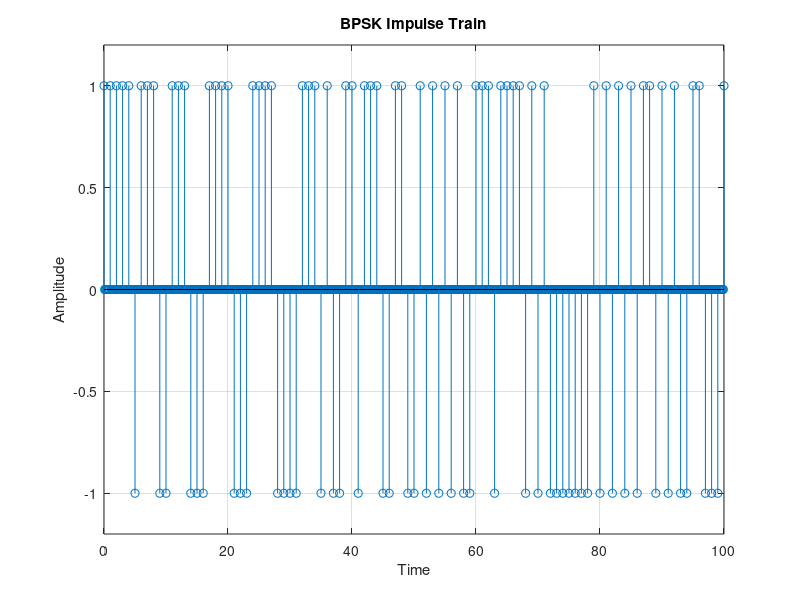
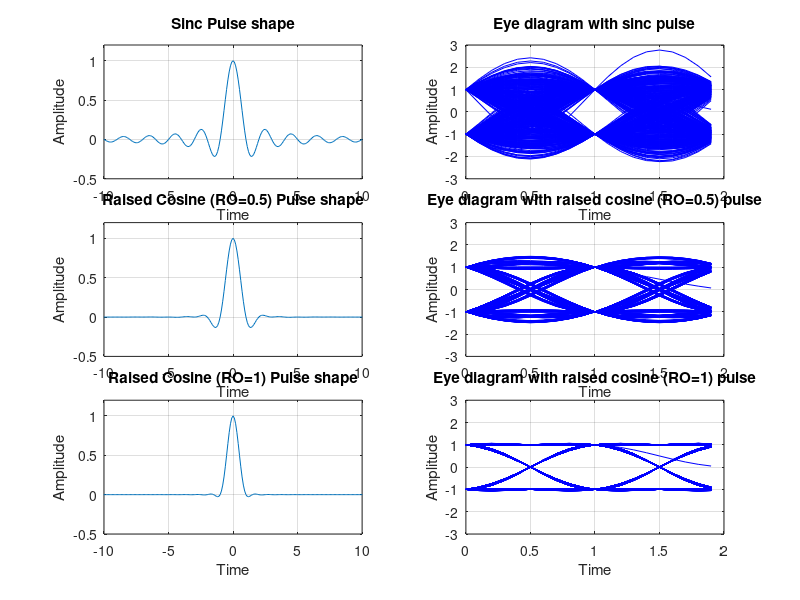

The MATLAB source for these figures, in order: (Note: this script raises an error after producing the figures.)
% Parameters
fs = 10;                                    % Sample freq
nSymbols = 1000;                            % No of symbols
t = -10*fs:1/fs:9.99*fs;                    % time
ts = 0:1/fs:9999/fs;


% Generating BPSK symbols
symbols = 2*(rand(1,nSymbols)>0.5)-1;
symbols_upsampled = [symbols;zeros(fs-1,length(symbols))];
symbols_upsampled = symbols_upsampled(:).';

stem(ts, symbols_upsampled); xlabel('Time'); ylabel('Amplitude');
title('BPSK Impulse Train');
axis([0 100 -1.2 1.2]); grid on; 


% Sinc filter convolution
sinc_num = sin(pi*t);
sinc_den = (pi*t); 
sinc_zero = find(abs(sinc_den) < 10^-10);   % Finding the t=0 position
sinc_filter = sinc_num./sinc_den; 
sinc_filter(sinc_zero) = 1; 

tx_signal_sinc = conv(symbols_upsampled, sinc_filter, 'same');
tx_signal_sinc_trimmed = tx_signal_sinc(1:10000);


% Raised cosine filter (RO = 0.5)
roll_off = 0.5;
cos_num= cos(roll_off*pi*t);
cos_den = (1 - (2 * roll_off * t).^2);
cos_zero = abs(cos_den)<10^-10;
Raised_cosine = cos_num./cos_den;
Raised_cosine(cos_zero) = pi/4;
rc_roll05 = sinc_filter.*Raised_cosine;

tx_signal_rcroll05 = conv(symbols_upsampled, rc_roll05, 'same');
tx_signal_rcroll05_trimmed = tx_signal_rcroll05(1:10000);

% Raised cosine filter (RO = 1)
roll_off = 1;
cos_num= cos(roll_off*pi*t);
cos_den = (1 - (2 * roll_off * t).^2);
cos_zero = abs(cos_den)<10^-10;
Raised_cosine = cos_num./cos_den;
Raised_cosine(cos_zero) = pi/4;
rc_roll1 = sinc_filter.*Raised_cosine;

tx_signal_rcroll1 = conv(symbols_upsampled, rc_roll1, 'same');
tx_signal_rcroll1_trimmed = tx_signal_rcroll1(1:10000);


% Eye diagrams
conv_tx_sinc_reshape = reshape(tx_signal_sinc_trimmed, fs*2, nSymbols*fs/20).';
conv_tx_rcroll05_reshape = reshape(tx_signal_rcroll05_trimmed, fs*2, nSymbols*fs/20).';
conv_tx_rcroll1_reshape = reshape(tx_signal_rcroll1_trimmed, fs*2, nSymbols*fs/20).';

% Sinc
figure;
subplot(6,2,[1,3]);
plot(t, sinc_filter);
title('Sinc Pulse shape');
xlabel('Time'); ylabel('Amplitude');
axis([-fs fs -0.5 1.2]); 
grid on;

subplot(6,2,[2,4]);
plot(0:1/fs:1.99, real(conv_tx_sinc_reshape).', 'b');
title('Eye diagram with sinc pulse');
xlabel('Time'); ylabel('Amplitude');
axis([0 2 -3 3]);
grid on;

% Raised Cosine RO=0.5
subplot(6,2,[5,7]);
plot(t, rc_roll05);
title('Raised Cosine (RO=0.5) Pulse shape');
xlabel('Time'); ylabel('Amplitude');
axis([-fs fs -0.5 1.2]); 
grid on;

subplot(6,2,[6,8]);
plot(0:1/fs:1.99, real(conv_tx_rcroll05_reshape).', 'b');
title('Eye diagram with raised cosine (RO=0.5) pulse');
xlabel('Time'); ylabel('Amplitude');
axis([0 2 -3 3]);
grid on;

% Raised Cosine RO=1
subplot(6,2,[9,11]); % Adjusted the index for the first subplot of RO=1
plot(t, rc_roll1);
title('Raised Cosine (RO=1) Pulse shape');
xlabel('Time'); ylabel('Amplitude');
axis([-fs fs -0.5 1.2]); 
grid on;

subplot(6,2,[10,12]); % Adjusted the index for the second subplot of RO=1
plot(0:1/fs:1.99, real(conv_tx_rcroll1_reshape).', 'b');
title('Eye diagram with raised cosine (RO=1) pulse');
xlabel('Time'); ylabel('Amplitude');
axis([0 2 -3 3]);
grid on;

% Adjust the vertical position of the subplots to add spacing
h = gcf;
h.Position(2) = h.Position(2)  - 10;